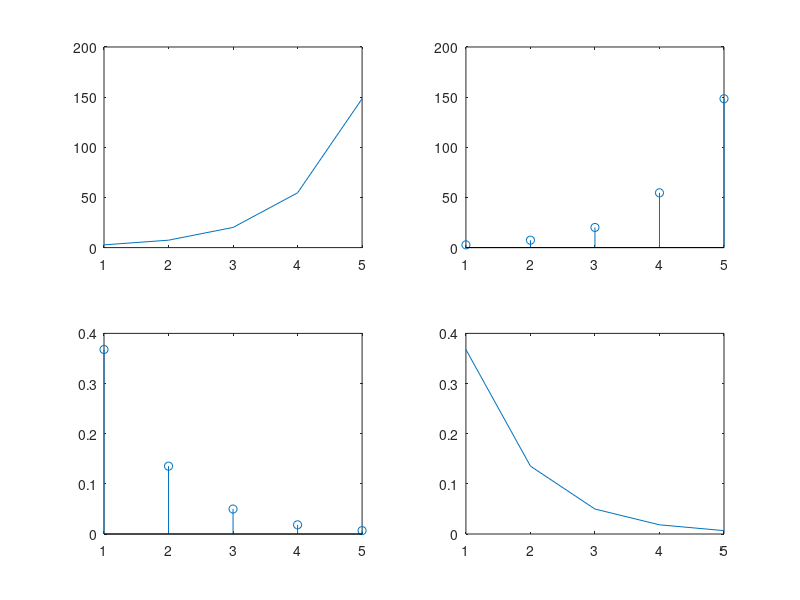

Write MATLAB code to recreate this figure.
clear all
close all
clc
clf
a=input("enter the number    ");
switch(a)
    case 1
x=input("enter the amlitude   ");
f=input("enter the freq  ");
t=[1:0.1:10];
y=x*sin(2*3.14*f*t);
subplot(2,2,1);
plot(t,y);
title('sinwave');
xlabel('time');
ylabel('Voltage');
subplot(2,2,2);
stem(t,y);
title('sinwave');
xlabel('time');
ylabel('Voltage');
    case 2
n=5:5;
y=[zeros(1,5),1,zeros(1,5)];
subplot(2,2,1);
plot(y);
subplot(2,2,2);
stem(y);
    case 3
n=-5:5;
y=[zeros(1,5),0,ones(1,5)];
subplot(2,2,1);
plot(n,y);
subplot(2,2,2);
stem(y);
    case 4
n=0:5;
x=n;
subplot(2,2,1);
plot(x,n);
subplot(2,2,2);
stem(x,n);
    case 5
n=1:5;
y=exp(n);
subplot(2,2,1);
plot(y);
subplot(2,2,2);
stem(y);
z=exp(-n);
subplot(2,2,4);
plot(z);
subplot(2,2,3);
stem(z);
end

    
    
